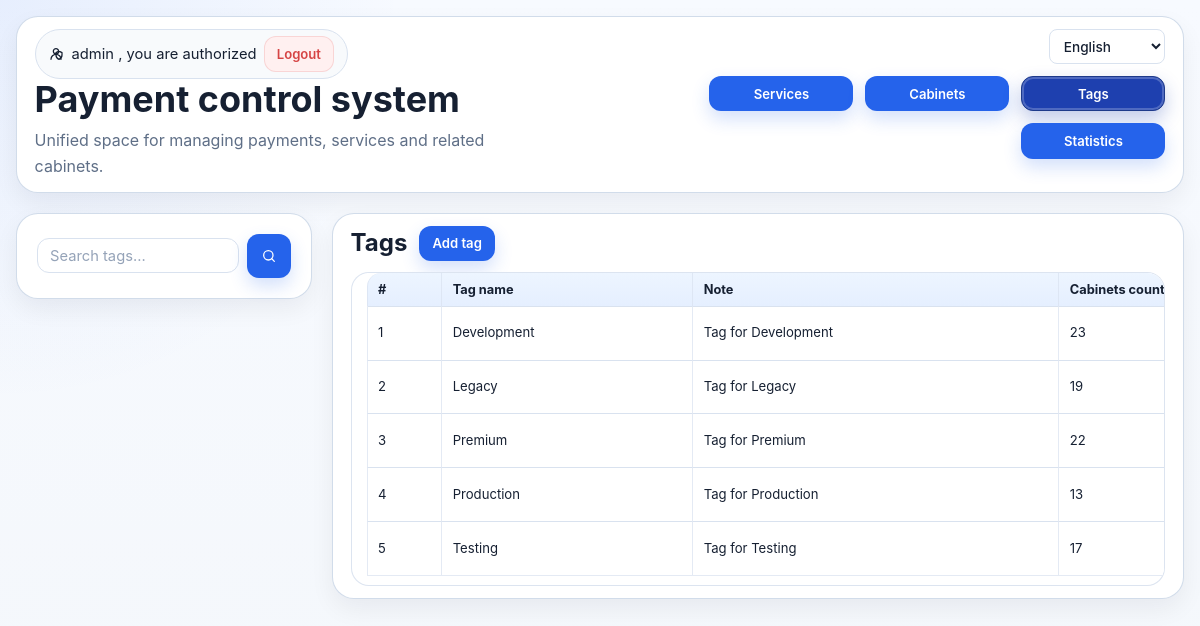
The app's page /tags/ (signed in), older data.
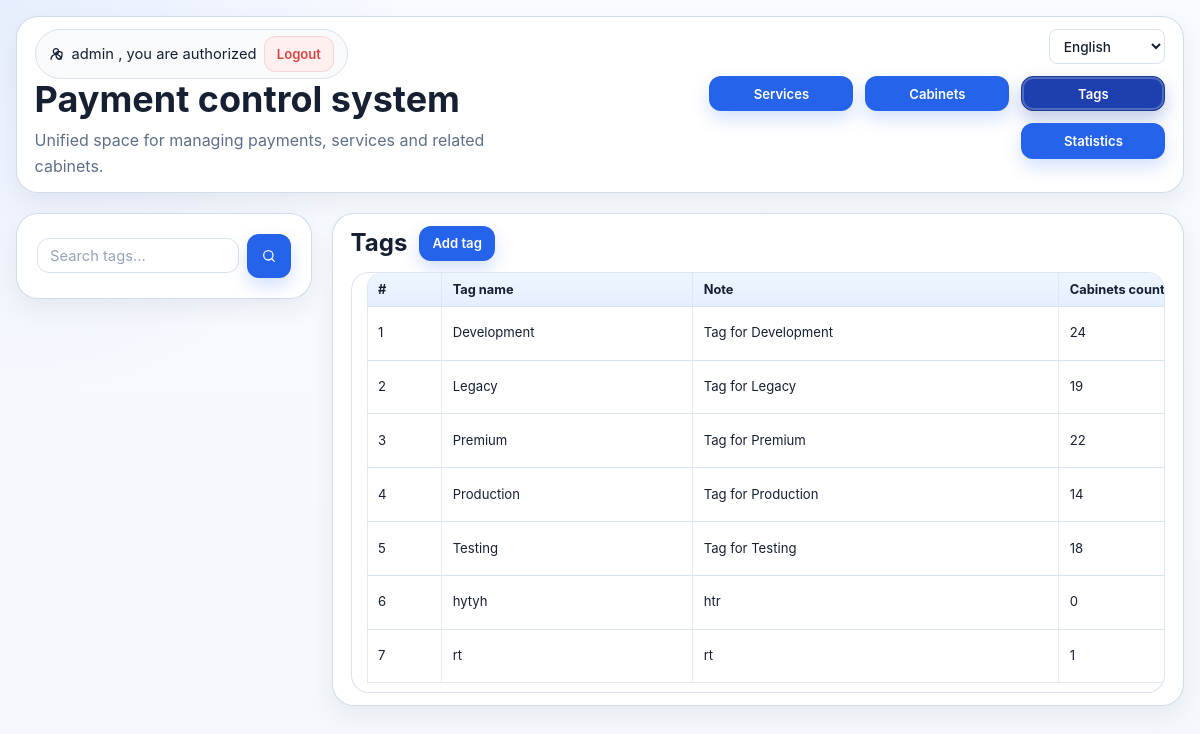
The same page, newer data.
### pay_app/models.py (models this page shows, shortened)
class Tag(models.Model):
    name = models.CharField(max_length=120, unique=True, verbose_name='Назва тегу')
    note = models.CharField(max_length=255, blank=True, verbose_name='Опис')
    class Meta:
        ordering = ('name',)
        verbose_name = 'Тег'
        verbose_name_plural = 'Теги'

### pay_app/views.py (the view)
# urls.py: path("tags/", views.tags_page, name="tags_page"),
@login_required
def tags_page(request: HttpRequest) -> HttpResponse:
    from django.db.models import Count, Q
    all_tags = Tag.objects.annotate(
        cabinets_count=Count('cabinet_tags__cabinet', distinct=True),
    ).order_by('name')
    q = request.GET.get('q', '').strip()
    tags = all_tags.filter(Q(name__icontains=q) | Q(note__icontains=q)) if q else all_tags
    ctx = {'tags': tags, 'all_tags': all_tags, 'search_query': q}
    ctx.update(_base_ctx(request))
    return render(request, 'tags/tag_list.html', ctx)

### pay_app/log_context.py (called while the page is built)
def set_request_context(context: dict[str, Any]) -> None:
    _REQUEST_CONTEXT.set(dict(context))

def clear_request_context() -> None:
    _REQUEST_CONTEXT.set({})

### pay_app/services/common.py (called while the page is built)
def get_common_context() -> dict[str, object]:
    today = datetime.date.today()
    month = today + datetime.timedelta(days=31)
    week = today + datetime.timedelta(days=7)
    month_ago = today - datetime.timedelta(days=31)
    last_dt = Pay.objects.filter(
        status='active',
        paid_up_to__gte=today,
        paid_up_to__lte=week,
    ).order_by('paid_up_to')[:5]
    not_paid = Pay.objects.filter(
        status='active',
        paid_up_to__lt=today,
        paid_up_to__gte=month_ago,
    ).order_by('paid_up_to')[:5]
    return {
        'week': week,
        'today': today,
        'last_dt': last_dt,
        'not_paid': not_paid,
        'month': month,
        'month_ago': month_ago,
    }

### pay_app/services/payments.py (called while the page is built)
def get_default_statuses_for_mode(mode: str) -> list[str]:
    if mode == PAY_MODE_OVERDUE:
        return ['active', 'not active']
    return ['active']

def get_pay_base_url_name(mode: str) -> str:
    if mode == PAY_MODE_UPCOMING:
        return 'app:filter_by_date'
    if mode == PAY_MODE_OVERDUE:
        return 'app:overdue_payments'
    return 'app:index'

def get_pay_base_url(mode: str) -> str:
    url_name = get_pay_base_url_name(mode)
    if url_name in {'app:filter_by_date', 'app:overdue_payments'}:
        return reverse(url_name, args=('1',))
    return reverse(url_name)

def toggle_binary_filter(selected_values: list[str] | None, value: str) -> list[str]:
    normalized = [item for item in (selected_values or []) if item in {'yes', 'no'}]
    if value in normalized:
        normalized = [item for item in normalized if item != value]
    else:
        normalized.append(value)
    return [item for item in ['yes', 'no'] if item in normalized]

def get_pay_sort_url(state: Mapping[str, Any], field_name: str) -> str:
    asc_sort = f'{field_name}_asc'
    desc_sort = f'{field_name}_desc'
    next_sort = desc_sort if state['current_sort'] == asc_sort else asc_sort
    return build_pay_list_url(
        mode=state['mode'],
        statuses=state['selected_statuses'],
        q=state['search_query'],
        sort=next_sort,
        pay_sys=state['selected_pay_sys'],
        type_source=state['selected_type_source'],
        balance_gt_payment=state['balance_gt_payment'],
        daily_payment=state['daily_payment'],
    )

### pay_app/templates/tags/tag_list.html (shortened to what this page needs)
{% extends 'index.html' %}
{% load i18n %}
{% block sidebar %}
  {% include 'partials/_tags_sidebar.html' %}
{% endblock %}
{% block table %}
  <section class="table-card table-card--wide">
    <div class="table-card__header">
      <div class="section-title-row">
        <h2 class="section-title">{% trans "Tags" %}</h2>
        <a href="{% url 'app:tag_create' %}" class="btn_pay btn-linklike">{% trans "Add tag" %}</a>
      </div>
    </div>
    <div class="table-responsive">
      <table class="home-table">
        <thead>
          <tr>
            <th>#</th>
            <th>{% trans "Tag name" %}</th>
            <th>{% trans "Note" %}</th>
            <th>{% trans "Cabinets count" %}</th>
          </tr>
        </thead>
        <tbody>
          {% for tag in tags %}
            <tr>
              <td>{{ forloop.counter }}</td>
              <td>{{ tag.name }}</td>
              <td>{{ tag.note|default:'-' }}</td>
              <td>{{ tag.cabinets_count }}</td>
            </tr>
          {% empty %}
            <tr>
              <td colspan="5" class="table-empty">{% trans "No tags yet." %}</td>
            </tr>
          {% endfor %}
        </tbody>
      </table>
    </div>
  </section>
{% endblock %}

### pay_app/templates/index.html (shortened to what this page needs)
{% extends 'base.html' %}
{% load static %}
{% load crispy_forms_filters %}
{% load i18n %}
{% block content %}
  {% url 'admin:index' as admin_url %}
  {% url 'app:index' as app_index_url %}
  {% url 'app:cabinet_page' as cabinet_page_url %}
  {% url 'app:tags_page' as tags_page_url %}
  {% url 'app:statistics' as statistics_url %}
  {% if request.user.is_authenticated %}
    <div class="page-shell page-shell--wide">
      {% include 'partials/layout/_main_header.html' %}
      <div class="workspace">
        <aside class="workspace__sidebar">
          {% block sidebar %}{% endblock %}
        </aside>
        <section class="workspace__content">
          {% block table %}{% endblock %}
        </section>
      </div>
    </div>
  {% else %}
    {% include 'partials/layout/_auth_warning.html' %}
  {% endif %}
{% endblock %}

### pay_app/templates/base.html (shortened to what this page needs)
{% load static %}
{% load i18n %}
<!DOCTYPE html>
<html lang="uk">
<head>
  <link rel="stylesheet" href="{% static 'css/styles.css' %}">
</head>
<body
  class="{% block body_class %}app-body{% endblock %}"
  {% block body_data %}{% endblock %}>
  <div class="app-root">
    {% block content %}{% endblock %}
  </div>
</body>
</html>

### pay_app/templates/partials/layout/_main_header.html (shortened to what this page needs)
{% load i18n %}
<header class="page-header-card">
  <div class="page-header-row page-header-row--top">
    <div>
      <div class="user-chip">
        <svg class="icon-svg" viewBox="0 0 24 24" aria-hidden="true" focusable="false">
          <path d="M12 12a4 4 0 1 0-4-4 4 4 0 0 0 4 4Z"></path>
          <path d="M4.5 20a7.5 7.5 0 0 1 15 0"></path>
          <path d="M18 8.5 21 10v3.5c0 2.9-1.9 5.6-4.5 6.5-2.6-.9-4.5-3.6-4.5-6.5V10l3-1.5Z"></path>
        </svg>
        <span>{{ request.user.username }} {% trans ", you are authorized" %}</span>
        <form method="post" action="{% url 'logout' %}" class="logout-form">
          <button type="submit" class="btn_pay_red btn-linklike">{% trans "Logout" %}</button>
        </form>
      </div>
      <h1 class="page-title">{% trans "Payment control system" %}</h1>
      <p class="page-subtitle">{% trans "Unified space for managing payments, services and related cabinets." %}</p>
    </div>
    <div class="toolbar-cluster">
      <div class="toolbar-actions toolbar-actions--secondary">
        <div class="language-selector">
          <form action="{% url 'set_language' %}" method="post" id="language-form">
            <select name="language" aria-label="{% trans 'Language' %}" onchange="document.getElementById('language-form').submit();">
              {% get_current_language as LANGUAGE_CODE %}
              {% get_available_languages as LANGUAGES %}
              {% get_language_info_list for LANGUAGES as languages %}
              {% for language in languages %}
                <option value="{{ language.code }}"{% if language.code == LANGUAGE_CODE %} selected{% endif %}>
                  {{ language.name_local }}
                </option>
              {% endfor %}
            </select>
          </form>
        </div>
      </div>
      <nav class="toolbar-nav" aria-label="{% trans 'Navigation through the application' %}">
        <a
          href="{{ app_index_url }}"
          class="btn_pay btn-linklike {% if request.path == app_index_url %}is-selected{% endif %}">
          {% trans "Services" %}
        </a>
        <a
          href="{{ cabinet_page_url }}"
          class="btn_pay btn-linklike {% if request.path == cabinet_page_url %}is-selected{% endif %}">
          {% trans "Cabinets" %}
        </a>
        {% if request.path == cabinet_page_url or request.path == tags_page_url %}
          <a
            href="{{ tags_page_url }}"
            class="btn_pay btn-linklike {% if request.path == tags_page_url %}is-selected{% endif %}">
            {% trans "Tags" %}
          </a>
        {% endif %}
        <a
          href="{{ statistics_url }}"
          class="btn_pay btn-linklike {% if request.path == statistics_url %}is-selected{% endif %}">
          {% trans "Statistics" %}
        </a>
      </nav>
    </div>
  </div>
</header>

### pay_app/templates/partials/_tags_sidebar.html
{% load static %}
{% load i18n %}
<div class="sidenav">
  <section class="sidebar-section">
    <form class="example sidebar-search" action="{% url 'app:tags_page' %}" method="get">
      <label>
        <input
          name="q"
          type="text"
          value="{{ search_query|default:'' }}"
          placeholder="{% trans 'Search tags...' %}">
        <button type="submit" class="search-submit" aria-label="{% trans 'Search tags' %}">
          <svg class="icon-svg" viewBox="0 0 24 24" aria-hidden="true" focusable="false">
            <path d="M11 4a7 7 0 1 0 0 14 7 7 0 0 0 0-14Z"></path>
            <path d="M20 20l-4.2-4.2"></path>
          </svg>
        </button>
      </label>
    </form>
  </section>
</div>

Row changes from the older to the newer data that the page shows:
computed for Tag "Development": cabinets_count "23" → "24"
computed for Tag "Production": cabinets_count "13" → "14"
computed for Tag "Testing": cabinets_count "17" → "18"
added Tag: name "hytyh", note "htr", cabinets_count "0"
added Tag: name "rt", note "rt", cabinets_count "1"
